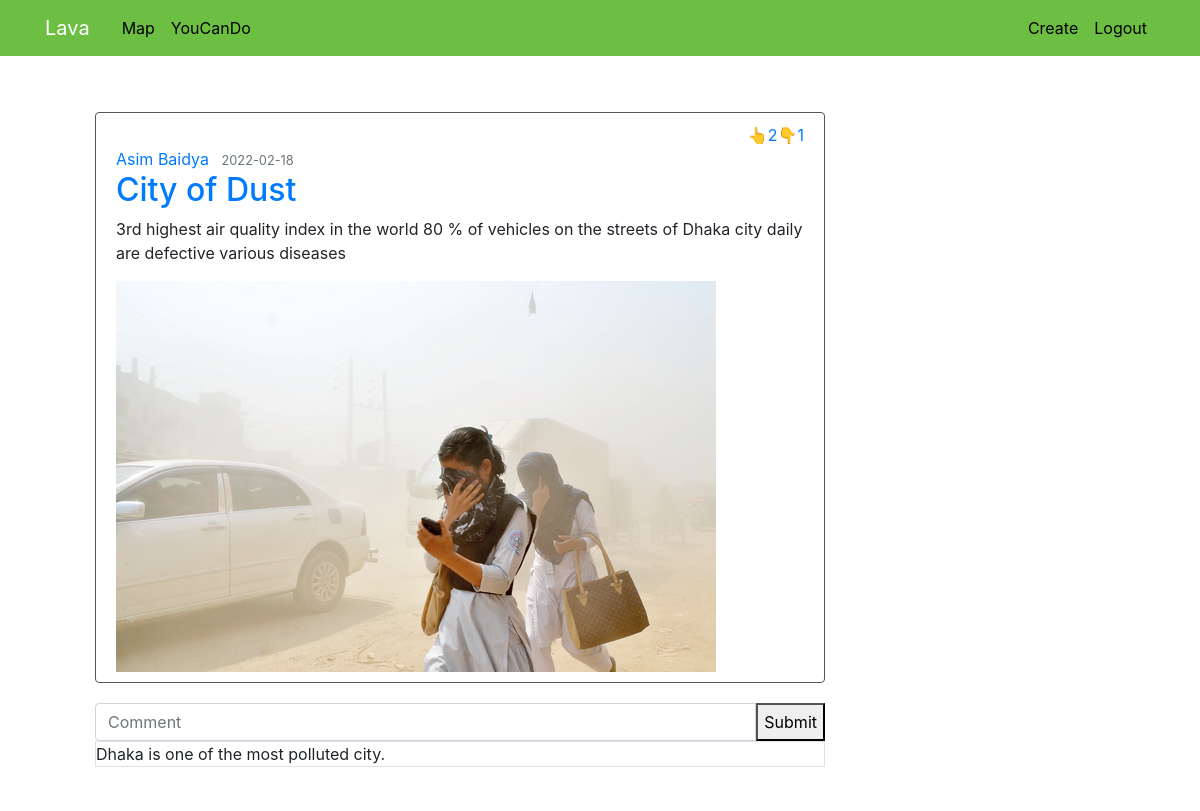
The app's page /post/2 (signed in) with its own data.
### lava/models/__init__.py (models this page shows, shortened)
class Post(db.Model):
    id = db.Column(db.Integer, primary_key=True)
    title = db.Column(db.String(100), nullable=False)
    date_posted = db.Column(db.DateTime,
        nullable=False, default=datetime.utcnow)
    content = db.Column(db.Text, nullable=False)
    image = db.Column(db.String(100), nullable=False,default='default.jpg')
    up = db.Column(db.Integer,nullable=False,default=0)
    down = db.Column(db.Integer,nullable=False,default=0)
    user_id = db.Column(db.Integer,
        db.ForeignKey('user.id',ondelete="CASCADE"), nullable=False)
    comments = db.relationship('Comment', backref='post', lazy=True)

class User(db.Model, UserMixin):
    id = db.Column(db.Integer, primary_key=True)
    name = db.Column(db.String(50),  nullable=False)
    email = db.Column(db.String(120), unique=True, nullable=False)
    gender = db.Column(db.String(1))
    date = db.Column(db.String(250))
    dp = db.Column(db.String(20))
    password = db.Column(db.String(60), nullable=False)
    posts = db.relationship('Post', backref='author', lazy=True)
    comments = db.relationship('Comment', backref='author', lazy=True)

class Comment(db.Model):
    id = db.Column(db.Integer, primary_key=True)
    content = db.Column(db.Text, nullable=False)
    date_commented = db.Column(db.DateTime,
        nullable=False, default=datetime.utcnow())
    user_id = db.Column(db.Integer,
        db.ForeignKey('user.id',ondelete="CASCADE"), nullable=False)
    post_id = db.Column(db.Integer,
        db.ForeignKey('post.id',ondelete="CASCADE"), nullable=False)

### lava/posts/routes.py (the view)
@posts.route('/post/<int:post_id>', methods=['GET', 'POST'])
@login_required
def post(post_id):
    post = Post.query.get_or_404(post_id)
    return render_template('post.html', title=post.title, post=post)

### lava/models/__init__.py (called while the page is built)
@login_manager.user_loader
def load_user(user_id):
    return User.query.get(int(user_id))

### lava/templates/post.html
{% extends "base.html" %}
{% block content %}
  <div>
      <article class="media content-section">
        <div class="media-body">
          <div class="vote">
            <div class="up">
              <a href="{{ url_for('posts.up_vote',post_id=post.id)}}">
              👆{{post.up}}
              </a>
            </div>
            <div class="down">
              <a href="{{ url_for('posts.down_vote',post_id=post.id)}}">
              👇{{post.down}}
              </a>
            </div>
          </div>
          <div class="article-metadata">
            <a class="mr-2" href="#">{{post.author.name}}</a>
            <small class="text-muted">{{post.date_posted.strftime('%Y-%m-%d')}}</small>
          </div>
          <h2>
            <a class="article-title" href="{{ url_for('posts.post',post_id=post.id) }}">{{post.title}}</a>
          </h2>
          <p class="article-content">{{post.content}}</p>
        <img
          class="article-img"
          src="{{ url_for('static', filename='media/' + post.image) }}"
          alt="Post Image"
        >
        </div>
      </article>
  </div>
  <div>
    <form
      class="input-group"
      method="POST"
      action="/create_comment/{{post.id}}"
    >
      <input
        type="text"
        id="text"
        name="text"
        class="form-control"
        placeholder="Comment"/>
      <button
        type="submit"
        clas="btn btn-primary">
        Submit
      </button>
    </form>
  </div>
  <div>
      {% for comment in post.comments %}
          <p class="font-monospace border border-1 text-truncate" >{{comment.content}}</p>
      {% endfor %}
  </div>
{% endblock content %}

### lava/static/style/style.css (style rules this page uses)
body { margin-top: 5rem; background-color:#8A919966; background-color:#707A8C; background-color: white; }
.content-section { padding: 10px 20px; border: 1px solid #51585b; border-radius: 4px; margin-bottom: 20px; }
.up,.down { width: auto; }
a:link { text-decoration: none; }
.up a:link,.down a:link { text-decoration: none; }
.vote { display: flex; align-items: right; justify-content: right; }

### records on screen
Post: up "2", down "1", date_posted "2022-02-18", title "City of Dust", content "3rd highest air quality index in the world 80 % of vehicles on the streets of Dhaka city daily are defective various diseases", image (placeholder picture)
User: author.name "Asim Baidya"
Comment: content "Dhaka is one of the most polluted city."
